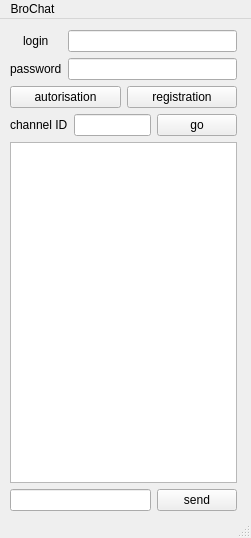
<?xml version="1.0" encoding="UTF-8"?>
<ui version="4.0">
 <class>MainWindow</class>
 <widget class="QMainWindow" name="MainWindow">
  <property name="geometry">
   <rect>
    <x>0</x>
    <y>0</y>
    <width>251</width>
    <height>538</height>
   </rect>
  </property>
  <property name="windowTitle">
   <string>MainWindow</string>
  </property>
  <widget class="QWidget" name="centralwidget">
   <widget class="QWidget" name="layoutWidget">
    <property name="geometry">
     <rect>
      <x>10</x>
      <y>11</y>
      <width>227</width>
      <height>481</height>
     </rect>
    </property>
    <layout class="QVBoxLayout" name="verticalLayout_4">
     <item>
      <layout class="QVBoxLayout" name="verticalLayout_3">
       <item>
        <layout class="QVBoxLayout" name="verticalLayout_2">
         <item>
          <layout class="QVBoxLayout" name="verticalLayout">
           <item>
            <layout class="QGridLayout" name="gridLayout">
             <item row="1" column="1">
              <widget class="QLineEdit" name="password"/>
             </item>
             <item row="1" column="0" alignment="Qt::AlignHCenter">
              <widget class="QLabel" name="label_password">
               <property name="text">
                <string>password</string>
               </property>
              </widget>
             </item>
             <item row="0" column="0" alignment="Qt::AlignHCenter">
              <widget class="QLabel" name="label_login">
               <property name="text">
                <string>login</string>
               </property>
              </widget>
             </item>
             <item row="0" column="1">
              <widget class="QLineEdit" name="logon"/>
             </item>
            </layout>
           </item>
           <item>
            <layout class="QHBoxLayout" name="horizontalLayout_2">
             <item>
              <widget class="QPushButton" name="push_autorisation">
               <property name="text">
                <string>autorisation</string>
               </property>
              </widget>
             </item>
             <item>
              <widget class="QPushButton" name="push_registration">
               <property name="text">
                <string>registration</string>
               </property>
              </widget>
             </item>
            </layout>
           </item>
          </layout>
         </item>
         <item>
          <layout class="QHBoxLayout" name="horizontalLayout_3">
           <item>
            <widget class="QLabel" name="label_channel_id">
             <property name="text">
              <string>channel ID</string>
             </property>
            </widget>
           </item>
           <item>
            <widget class="QLineEdit" name="room_id"/>
           </item>
           <item>
            <widget class="QPushButton" name="push_change_room_id">
             <property name="text">
              <string>go</string>
             </property>
            </widget>
           </item>
          </layout>
         </item>
        </layout>
       </item>
       <item>
        <widget class="QTextEdit" name="text_output"/>
       </item>
      </layout>
     </item>
     <item>
      <layout class="QHBoxLayout" name="horizontalLayout">
       <item>
        <widget class="QLineEdit" name="text_input"/>
       </item>
       <item>
        <widget class="QPushButton" name="push_send">
         <property name="text">
          <string>send</string>
         </property>
        </widget>
       </item>
      </layout>
     </item>
    </layout>
   </widget>
  </widget>
  <widget class="QMenuBar" name="menubar">
   <property name="geometry">
    <rect>
     <x>0</x>
     <y>0</y>
     <width>251</width>
     <height>22</height>
    </rect>
   </property>
   <widget class="QMenu" name="menuBroChat">
    <property name="title">
     <string>BroChat</string>
    </property>
   </widget>
   <addaction name="menuBroChat"/>
  </widget>
  <widget class="QStatusBar" name="statusbar"/>
 </widget>
 <resources/>
 <connections/>
</ui>
